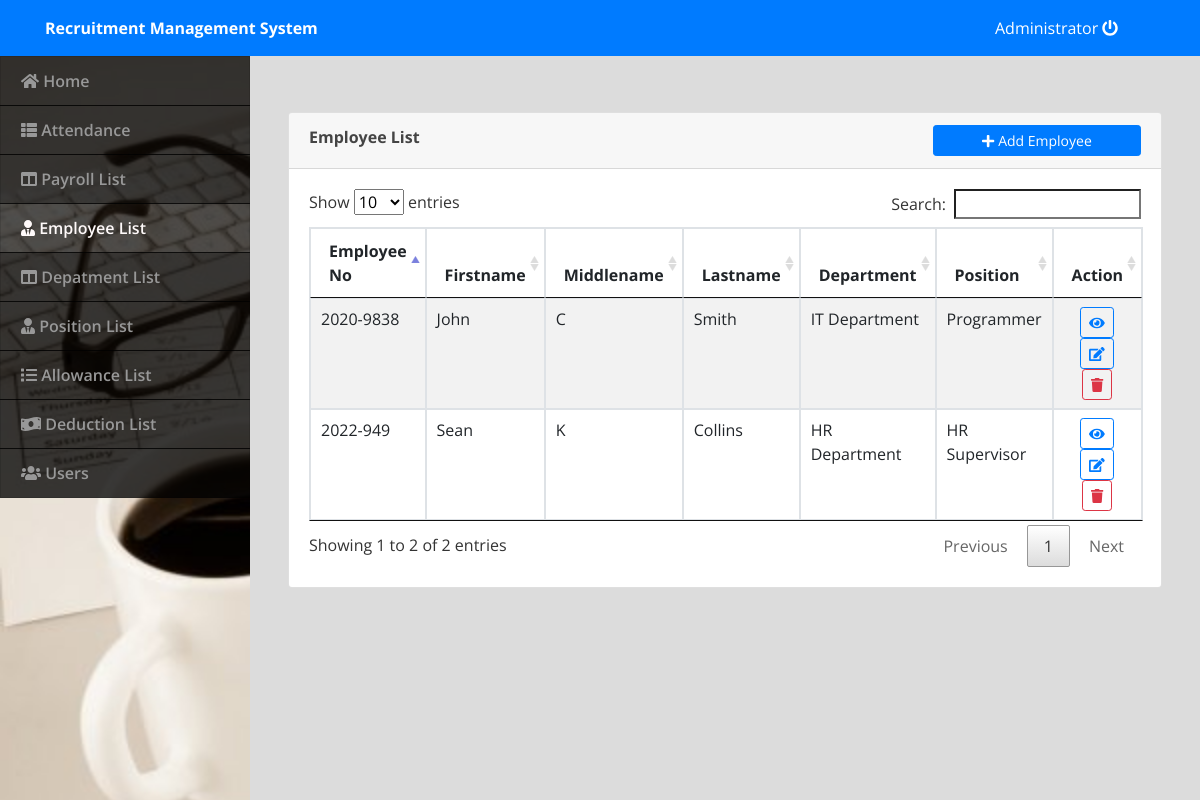
Page /index.php?page=employee (signed in) on the committed database.
### tables this page shows
CREATE TABLE `employee` (
  `id` int(20) NOT NULL,
  `employee_no` varchar(100) NOT NULL,
  `firstname` varchar(50) NOT NULL,
  `middlename` varchar(20) NOT NULL,
  `lastname` varchar(50) NOT NULL,
  `department_id` int(30) NOT NULL,
  `position_id` int(30) NOT NULL,
  `salary` double NOT NULL
);

### employee.php (the view, shortened to what this page needs)
<?php include('db_connect.php') ?>
		<div class="container-fluid " >
			<div class="col-lg-12">
				<br />
				<br />
				<div class="card">
					<div class="card-header">
						<span><b>Employee List</b></span>
						<button class="btn btn-primary btn-sm btn-block col-md-3 float-right" type="button" id="new_emp_btn"><span class="fa fa-plus"></span> Add Employee</button>
					</div>
					<div class="card-body">
						<table id="table" class="table table-bordered table-striped">
							<thead>
								<tr>
									<th>Employee No</th>
									<th>Firstname</th>
									<th>Middlename</th>
									<th>Lastname</th>
									<th>Department</th>
									<th>Position</th>
									<th>Action</th>
								</tr>
							</thead>
							<tbody>
								<?php
									$d_arr[0] = "Unset";
									$p_arr[0] = "Unset";
									$dept = $conn->query("SELECT * from department order by name asc");
										while($row=$dept->fetch_assoc()):
											$d_arr[$row['id']] = $row['name'];
										endwhile;
										$pos = $conn->query("SELECT * from position order by name asc");
										while($row=$pos->fetch_assoc()):
											$p_arr[$row['id']] = $row['name'];
										 endwhile;
									$employee_qry=$conn->query("SELECT * FROM `employee`") or die(mysqli_error());
									while($row=$employee_qry->fetch_array()){
								?>
								<tr>
									<td><?php echo $row['employee_no']?></td>
									<td><?php echo $row['firstname']?></td>
									<td><?php echo $row['middlename']?></td>
									<td><?php echo $row['lastname']?></td>
									<td><?php echo $d_arr[$row['department_id']]?></td>
									<td><?php echo $p_arr[$row['position_id']]?></td>
									<td>
										<center>
										 <button class="btn btn-sm btn-outline-primary view_employee" data-id="<?php echo $row['id']?>" type="button"><i class="fa fa-eye"></i></button>
										 <button class="btn btn-sm btn-outline-primary edit_employee" data-id="<?php echo $row['id']?>" type="button"><i class="fa fa-edit"></i></button>
										<button class="btn btn-sm btn-outline-danger remove_employee" data-id="<?php echo $row['id']?>" type="button"><i class="fa fa-trash"></i></button>
										</center>
									</td>
								</tr>
								<?php
									}
								?>
							</tbody>
						</table>
					</div>
				</div>
			</div>
		</div>

### index.php (shortened to what this page needs)
<!DOCTYPE html>
<html lang="en">
<head>
<?php
 include('./header.php');
 ?>
</head>
<body>
	<?php include 'topbar.php' ?>
	<?php include 'navbar.php' ?>
  <main id="view-panel" >
      <?php $page = isset($_GET['page']) ? $_GET['page'] :'home'; ?>
  	<?php include $page.'.php' ?>
  </main>
</body>
</html>

### header.php (shortened to what this page needs)
  <link rel="stylesheet" href="assets/font-awesome/css/all.min.css">
<link href="assets/vendor/bootstrap/css/bootstrap.min.css" rel="stylesheet">
<link href="assets/vendor/icofont/icofont.min.css" rel="stylesheet">
<link href="assets/vendor/boxicons/css/boxicons.min.css" rel="stylesheet">
<link href="assets/vendor/venobox/venobox.css" rel="stylesheet">
<link href="assets/vendor/animate.css/animate.min.css" rel="stylesheet">
<link href="assets/vendor/remixicon/remixicon.css" rel="stylesheet">
<link href="assets/vendor/owl.carousel/assets/owl.carousel.min.css" rel="stylesheet">
<link href="assets/vendor/bootstrap-datepicker/css/bootstrap-datepicker.min.css" rel="stylesheet">
<link href="assets/DataTables/datatables.min.css" rel="stylesheet">
<link href="assets/css/jquery.datetimepicker.min.css" rel="stylesheet">
<link href="assets/css/select2.min.css" rel="stylesheet">
<link href="assets/css/style.css" rel="stylesheet">
<link type="text/css" rel="stylesheet" href="assets/css/jquery-te-1.4.0.css">

### topbar.php (shortened to what this page needs)
<nav class="navbar navbar-light fixed-top bg-primary" style="padding:0;min-height:3.5rem">
  <div class="container-fluid mt-2 mb-2">
  	<div class="col-lg-12">
      <div class="col-md-4 float-left text-white">
        <large><b>Recruitment Management System</b></large>
      </div>
	  	<div class="col-md-2 float-right text-white">
	  		<a href="ajax.php?action=logout" class="text-white"><?php echo $_SESSION['login_name'] ?> <i class="fa fa-power-off"></i></a>
	    </div>
    </div>
  </div>
</nav>

### navbar.php (shortened to what this page needs)
<nav id="sidebar" class='mx-lt-5 bg-dark' >
		<div class="sidebar-list">
				<a href="index.php?page=home" class="nav-item nav-home"><span class='icon-field'><i class="fa fa-home"></i></span> Home</a>
				<a href="index.php?page=attendance" class="nav-item nav-attendance"><span class='icon-field'><i class="fa fa-th-list"></i></span> Attendance</a>
				<a href="index.php?page=payroll" class="nav-item nav-payroll"><span class='icon-field'><i class="fa fa-columns"></i></span> Payroll List</a>
				<a href="index.php?page=employee" class="nav-item nav-employee"><span class='icon-field'><i class="fa fa-user-tie"></i></span> Employee List</a>
				<a href="index.php?page=department" class="nav-item nav-department"><span class='icon-field'><i class="fa fa-columns"></i></span> Depatment List</a>
				<a href="index.php?page=position" class="nav-item nav-position"><span class='icon-field'><i class="fa fa-user-tie"></i></span> Position List</a>
				<a href="index.php?page=allowances" class="nav-item nav-allowances"><span class='icon-field'><i class="fa fa-list"></i></span> Allowance List</a>
				<a href="index.php?page=deductions" class="nav-item nav-deductions"><span class='icon-field'><i class="fa fa-money-bill-wave"></i></span> Deduction List</a>
				<?php if($_SESSION['login_type'] == 1): ?>
				<a href="index.php?page=users" class="nav-item nav-users"><span class='icon-field'><i class="fa fa-users"></i></span> Users</a>
			<?php endif; ?>
		</div>
</nav>

### assets/css/style.css (style rules this page uses)
body { font-family: "Open Sans", sans-serif; color: #444444; width: 100%; height: calc(100%); }
a { color: #1977cc; }
nav#sidebar { height: calc(100%); position: fixed; z-index: 99; left: 0; width: 250px; background: url(assets/img/payroll-cover.jpg); background-repeat: no-repeat; background-size: cover; }
a.nav-item { position: relative; display: block; padding: .75rem 1.25rem; margin-bottom: -1px; border: 1px solid rgba(0,0,0,.125); background-color: #000000c4; color: #989898; font-weight: 600; }
a.nav-item:hover, .nav-item.active { background-color: #000000ad; color: #fffafa; }
main#view-panel { margin-left: 250px; width:calc(100% - 250px); margin-top: 3.5rem; padding: .5em }

### index.php (style rules this page uses)
body { background: #80808045; }

### rows in the picture
employee: employee_no "2020-9838", firstname "John", middlename "C", lastname "Smith", department "IT Department", position "Programmer"
employee: employee_no "2022-949", firstname "Sean", middlename "K", lastname "Collins", department "HR Department", position "HR Supervisor"

### other values in the picture
$_SESSION['login_name'] "Administrator"
